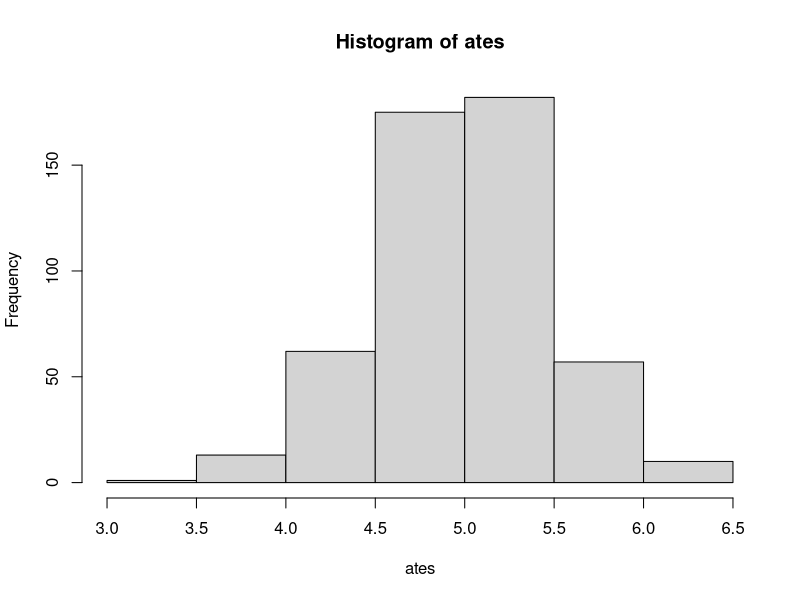
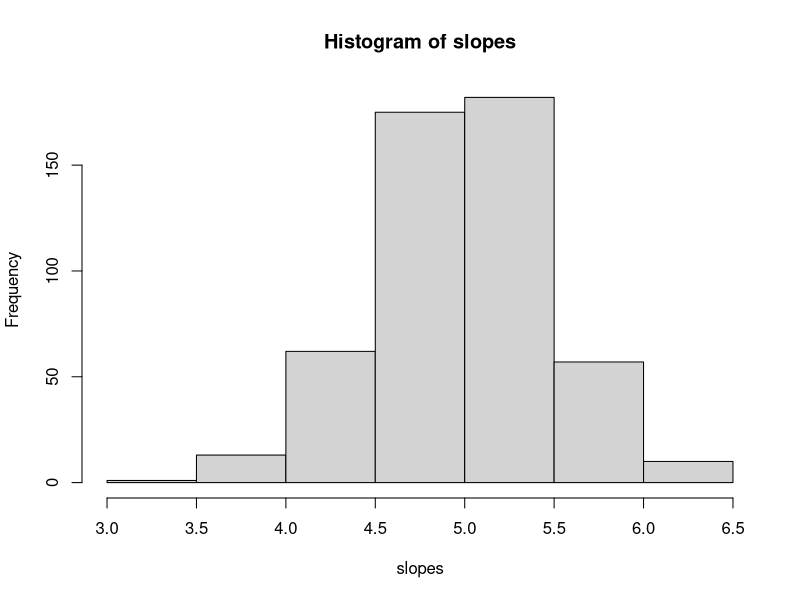

Write the R code that produced these figures, in order.
### RCT 2

set.seed(12345)

n_iterations <- 500
ates <- rep(0,n_iterations)
slopes <- rep(0, n_iterations)
  
for(i in 1:n_iterations){ 
  n <- 1000
  ate <- 5
  original <- rnorm(n, 10, 5)
  error <- rnorm(n, 0, 5)

  treated <- runif(n) >= .7 # greater than .7 means they will be treated, 
# boolean values of TRUE and FALSE

  after <- original + ate * treated + error

  ate_estimated <- mean(after[treated]) - mean(after[!treated])
# we are trying to calculated the treated outcome for those who are treated

  ates[i] <- ate_estimated

  lm1 <- lm(after ~ treated)

  slopes[i] <- lm1$coefficients[2]
  }

hist(ates)
hist(slopes)
# the histogram of ates and slopes are the same! 

summary(lm1)
# t value tells you how far the estimate is from zero, tells you the statistical
#significance of your coefficients 
